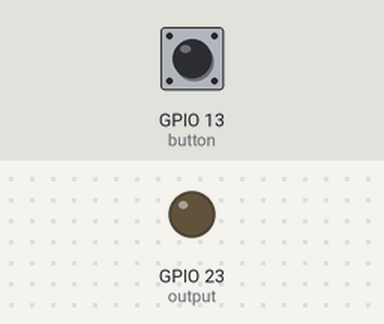
The program below on a simulated Raspberry Pi (BCM pin numbers). Parts: output pins drawn as LEDs (lit = HIGH). The test bench sets the inputs (shaded band); at power-on: GPIO 13 (button) HIGH. What the program prints to the terminal is not drawn.

Above: at 1.2 s.
1.3 s: GPIO 13 (button) pulled LOW for 0.15 s
At 1.9 s:
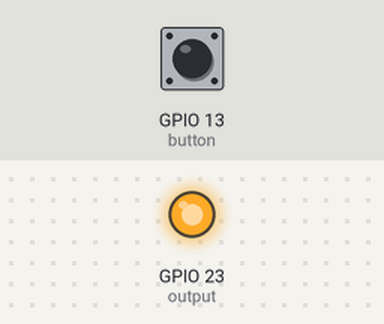
2.9 s: GPIO 13 (button) pulled LOW for 1 s
At 4.3 s:
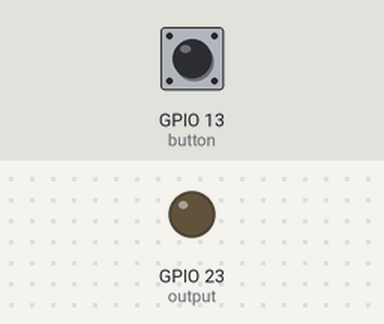
5.4 s: GPIO 13 (button) pulled LOW for 3.2 s
At 6.2 s:
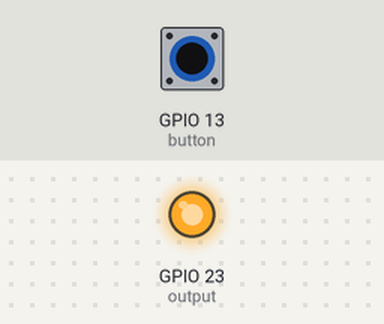
Timing chart, 0 to 8.4 s (numbered marks = the images above; inputs shaded):
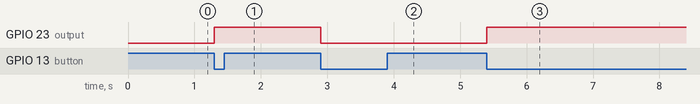

The program:

gpio13_button.py
```python
"""GPIO13 按鈕切換 GPIO23 輸出狀態。

需求：
- GPIO13 作為按鈕輸入。
- 每按一下，GPIO23 在高電位/低電位之間切換一次。
- 重複按壓時持續循環切換。
"""

from signal import pause

from gpiozero import Button, LED


def main() -> None:
	# GPIO13 設為按鈕輸入。
	# pull_up=True 代表使用內建上拉：
	# 未按下時為高電位，按下（接地）時為低電位，屬於 active-low 設計。
	button = Button(13, pull_up=True, bounce_time=0.05)

	# GPIO23 設為 LED 輸出，初始為低電位（關閉）。
	output = LED(23)
	output.off()

	def toggle_output() -> None:
		# 每次按下按鈕就反轉目前輸出狀態：
		# False -> True（低 -> 高），True -> False（高 -> 低）。
		output.value = not output.value
		state_text = "高電位 (ON)" if output.value else "低電位 (OFF)"
		print(f"GPIO23 已切換為：{state_text}")

	# 綁定事件：按下時執行切換。
	button.when_pressed = toggle_output

	try:
		print("程式啟動：按下 GPIO13 按鈕可切換 GPIO23 高/低電位。")
		print("按 Ctrl+C 結束程式。")
		# 讓事件回呼持續運作，不讓主程式提前結束。
		pause()
	except KeyboardInterrupt:
		pass
	finally:
		# 結束前關閉輸出並釋放 GPIO 資源。
		output.off()
		output.close()
		button.close()


if __name__ == "__main__":
	main()
```

Measured:
- after the input at 1.3 s, GPIO 23 (output): LOW → HIGH at once
- after the input at 2.9 s, GPIO 23 (output): HIGH → LOW at once
- after the input at 5.4 s, GPIO 23 (output): LOW → HIGH at once
